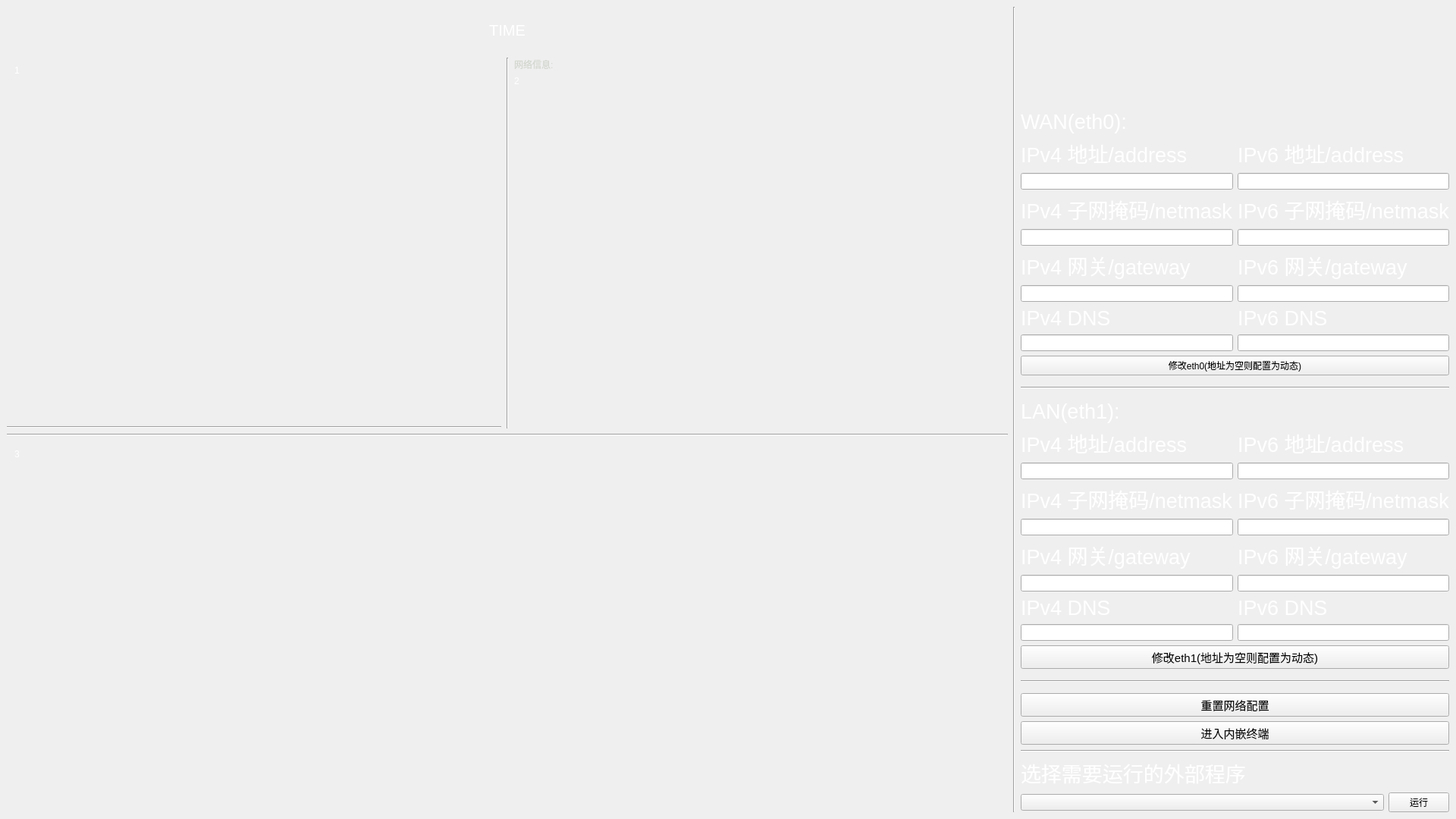
<?xml version="1.0" encoding="UTF-8"?>
<ui version="4.0">
 <class>MainWindow</class>
 <widget class="QMainWindow" name="MainWindow">
  <property name="geometry">
   <rect>
    <x>0</x>
    <y>0</y>
    <width>1920</width>
    <height>1080</height>
   </rect>
  </property>
  <property name="windowTitle">
   <string>SophUI</string>
  </property>
  <property name="styleSheet">
   <string notr="true">#MainWindow{
border-image: url(:/new/prefix1/bg.png);
}</string>
  </property>
  <widget class="QWidget" name="centralwidget">
   <property name="styleSheet">
    <string notr="true"/>
   </property>
   <layout class="QVBoxLayout" name="verticalLayout_17">
    <item>
     <layout class="QHBoxLayout" name="horizontalLayout_5" stretch="7,0,3">
      <item>
       <layout class="QVBoxLayout" name="verticalLayout_6" stretch="1,8,0,8">
        <item>
         <widget class="QLabel" name="TIME_LABLE">
          <property name="sizePolicy">
           <sizepolicy hsizetype="Preferred" vsizetype="Minimum">
            <horstretch>0</horstretch>
            <verstretch>0</verstretch>
           </sizepolicy>
          </property>
          <property name="font">
           <font>
            <family>Ubuntu</family>
            <pointsize>15</pointsize>
            <italic>false</italic>
            <bold>false</bold>
           </font>
          </property>
          <property name="styleSheet">
           <string notr="true">color: rgb(255, 255, 255);</string>
          </property>
          <property name="text">
           <string>TIME</string>
          </property>
          <property name="textFormat">
           <enum>Qt::AutoText</enum>
          </property>
          <property name="alignment">
           <set>Qt::AlignCenter</set>
          </property>
         </widget>
        </item>
        <item>
         <layout class="QHBoxLayout" name="horizontalLayout_2" stretch="0,0,0">
          <item>
           <layout class="QVBoxLayout" name="verticalLayout_5">
            <item>
             <widget class="QScrollArea" name="scrollArea_2">
              <property name="styleSheet">
               <string notr="true">background-color: transparent;</string>
              </property>
              <property name="widgetResizable">
               <bool>true</bool>
              </property>
              <widget class="QWidget" name="scrollAreaWidgetContents_2">
               <property name="geometry">
                <rect>
                 <x>0</x>
                 <y>0</y>
                 <width>636</width>
                 <height>464</height>
                </rect>
               </property>
               <layout class="QVBoxLayout" name="verticalLayout_12">
                <item>
                 <widget class="QLabel" name="info_detail">
                  <property name="sizePolicy">
                   <sizepolicy hsizetype="Preferred" vsizetype="Preferred">
                    <horstretch>0</horstretch>
                    <verstretch>0</verstretch>
                   </sizepolicy>
                  </property>
                  <property name="styleSheet">
                   <string notr="true">color: rgb(255, 255, 255);</string>
                  </property>
                  <property name="text">
                   <string>1</string>
                  </property>
                  <property name="textFormat">
                   <enum>Qt::AutoText</enum>
                  </property>
                  <property name="alignment">
                   <set>Qt::AlignLeading|Qt::AlignLeft|Qt::AlignTop</set>
                  </property>
                  <property name="wordWrap">
                   <bool>true</bool>
                  </property>
                 </widget>
                </item>
               </layout>
              </widget>
             </widget>
            </item>
            <item>
             <layout class="QVBoxLayout" name="verticalLayout_2"/>
            </item>
            <item>
             <widget class="Line" name="line_3">
              <property name="orientation">
               <enum>Qt::Horizontal</enum>
              </property>
             </widget>
            </item>
           </layout>
          </item>
          <item>
           <widget class="Line" name="line_2">
            <property name="minimumSize">
             <size>
              <width>5</width>
              <height>0</height>
             </size>
            </property>
            <property name="orientation">
             <enum>Qt::Vertical</enum>
            </property>
           </widget>
          </item>
          <item>
           <layout class="QVBoxLayout" name="verticalLayout_3">
            <item>
             <widget class="QLabel" name="INFO_2">
              <property name="sizePolicy">
               <sizepolicy hsizetype="Preferred" vsizetype="Minimum">
                <horstretch>0</horstretch>
                <verstretch>0</verstretch>
               </sizepolicy>
              </property>
              <property name="styleSheet">
               <string notr="true">color: rgb(211, 215, 207);</string>
              </property>
              <property name="text">
               <string>网络信息:</string>
              </property>
              <property name="textFormat">
               <enum>Qt::AutoText</enum>
              </property>
              <property name="alignment">
               <set>Qt::AlignLeading|Qt::AlignLeft|Qt::AlignTop</set>
              </property>
             </widget>
            </item>
            <item>
             <widget class="QLabel" name="ip_detail">
              <property name="sizePolicy">
               <sizepolicy hsizetype="MinimumExpanding" vsizetype="MinimumExpanding">
                <horstretch>0</horstretch>
                <verstretch>0</verstretch>
               </sizepolicy>
              </property>
              <property name="autoFillBackground">
               <bool>false</bool>
              </property>
              <property name="styleSheet">
               <string notr="true">color: rgb(255, 255, 255);</string>
              </property>
              <property name="text">
               <string>2</string>
              </property>
              <property name="textFormat">
               <enum>Qt::AutoText</enum>
              </property>
              <property name="alignment">
               <set>Qt::AlignLeading|Qt::AlignLeft|Qt::AlignTop</set>
              </property>
              <property name="wordWrap">
               <bool>true</bool>
              </property>
             </widget>
            </item>
           </layout>
          </item>
         </layout>
        </item>
        <item>
         <widget class="Line" name="line">
          <property name="sizePolicy">
           <sizepolicy hsizetype="Minimum" vsizetype="Fixed">
            <horstretch>0</horstretch>
            <verstretch>0</verstretch>
           </sizepolicy>
          </property>
          <property name="minimumSize">
           <size>
            <width>0</width>
            <height>5</height>
           </size>
          </property>
          <property name="sizeIncrement">
           <size>
            <width>0</width>
            <height>0</height>
           </size>
          </property>
          <property name="baseSize">
           <size>
            <width>0</width>
            <height>0</height>
           </size>
          </property>
          <property name="orientation">
           <enum>Qt::Horizontal</enum>
          </property>
         </widget>
        </item>
        <item>
         <widget class="QScrollArea" name="scrollArea">
          <property name="styleSheet">
           <string notr="true">background-color: transparent;</string>
          </property>
          <property name="widgetResizable">
           <bool>true</bool>
          </property>
          <widget class="QWidget" name="scrollAreaWidgetContents">
           <property name="geometry">
            <rect>
             <x>0</x>
             <y>0</y>
             <width>1297</width>
             <height>485</height>
            </rect>
           </property>
           <layout class="QVBoxLayout" name="verticalLayout_9">
            <item>
             <widget class="QLabel" name="info_detail_2">
              <property name="minimumSize">
               <size>
                <width>20</width>
                <height>20</height>
               </size>
              </property>
              <property name="styleSheet">
               <string notr="true">color: rgb(255, 255, 255);</string>
              </property>
              <property name="text">
               <string>3</string>
              </property>
              <property name="textFormat">
               <enum>Qt::AutoText</enum>
              </property>
              <property name="alignment">
               <set>Qt::AlignLeading|Qt::AlignLeft|Qt::AlignTop</set>
              </property>
              <property name="wordWrap">
               <bool>true</bool>
              </property>
             </widget>
            </item>
           </layout>
          </widget>
         </widget>
        </item>
       </layout>
      </item>
      <item>
       <widget class="Line" name="line_4">
        <property name="minimumSize">
         <size>
          <width>5</width>
          <height>0</height>
         </size>
        </property>
        <property name="orientation">
         <enum>Qt::Vertical</enum>
        </property>
       </widget>
      </item>
      <item>
       <layout class="QVBoxLayout" name="verticalLayout_16">
        <item>
         <spacer name="verticalSpacer">
          <property name="orientation">
           <enum>Qt::Vertical</enum>
          </property>
          <property name="sizeHint" stdset="0">
           <size>
            <width>20</width>
            <height>40</height>
           </size>
          </property>
         </spacer>
        </item>
        <item>
         <layout class="QVBoxLayout" name="verticalLayout_8">
          <item>
           <layout class="QHBoxLayout" name="horizontalLayout_3">
            <item>
             <layout class="QVBoxLayout" name="verticalLayout">
              <item>
               <widget class="QLabel" name="label">
                <property name="font">
                 <font>
                  <pointsize>20</pointsize>
                 </font>
                </property>
                <property name="styleSheet">
                 <string>color: rgb(255, 255, 255);</string>
                </property>
                <property name="text">
                 <string>WAN(eth0):</string>
                </property>
               </widget>
              </item>
              <item>
               <widget class="QLabel" name="MAC_LABEL_2">
                <property name="font">
                 <font>
                  <family>Ubuntu</family>
                  <pointsize>20</pointsize>
                  <italic>false</italic>
                  <bold>false</bold>
                  <kerning>true</kerning>
                 </font>
                </property>
                <property name="styleSheet">
                 <string notr="true">color: rgb(255, 255, 255);</string>
                </property>
                <property name="lineWidth">
                 <number>1</number>
                </property>
                <property name="text">
                 <string>IPv4 地址/address</string>
                </property>
               </widget>
              </item>
              <item>
               <widget class="QLineEdit" name="wan_ip"/>
              </item>
              <item>
               <widget class="QLabel" name="MAC_LABEL_7">
                <property name="font">
                 <font>
                  <family>Ubuntu</family>
                  <pointsize>20</pointsize>
                  <italic>false</italic>
                  <bold>false</bold>
                  <kerning>true</kerning>
                 </font>
                </property>
                <property name="styleSheet">
                 <string notr="true">color: rgb(255, 255, 255);</string>
                </property>
                <property name="text">
                 <string>IPv4 子网掩码/netmask</string>
                </property>
               </widget>
              </item>
              <item>
               <widget class="QLineEdit" name="wan_net">
                <property name="enabled">
                 <bool>true</bool>
                </property>
               </widget>
              </item>
              <item>
               <widget class="QLabel" name="MAC_LABEL_5">
                <property name="font">
                 <font>
                  <family>Ubuntu</family>
                  <pointsize>20</pointsize>
                  <italic>false</italic>
                  <bold>false</bold>
                  <kerning>true</kerning>
                 </font>
                </property>
                <property name="styleSheet">
                 <string notr="true">color: rgb(255, 255, 255);</string>
                </property>
                <property name="text">
                 <string>IPv4 网关/gateway</string>
                </property>
               </widget>
              </item>
              <item>
               <widget class="QLineEdit" name="wan_gate"/>
              </item>
              <item>
               <widget class="QLabel" name="MAC_LABEL_8">
                <property name="font">
                 <font>
                  <family>Ubuntu</family>
                  <pointsize>20</pointsize>
                  <italic>false</italic>
                  <bold>false</bold>
                  <kerning>true</kerning>
                 </font>
                </property>
                <property name="styleSheet">
                 <string notr="true">color: rgb(255, 255, 255);</string>
                </property>
                <property name="text">
                 <string>IPv4 DNS</string>
                </property>
               </widget>
              </item>
              <item>
               <widget class="QLineEdit" name="wan_dns"/>
              </item>
             </layout>
            </item>
            <item>
             <layout class="QVBoxLayout" name="verticalLayout_11">
              <item>
               <widget class="QLabel" name="label_4">
                <property name="font">
                 <font>
                  <pointsize>20</pointsize>
                 </font>
                </property>
                <property name="styleSheet">
                 <string>color: rgb(255, 255, 255);</string>
                </property>
                <property name="text">
                 <string> </string>
                </property>
               </widget>
              </item>
              <item>
               <widget class="QLabel" name="MAC_LABEL_14">
                <property name="font">
                 <font>
                  <family>Ubuntu</family>
                  <pointsize>20</pointsize>
                  <italic>false</italic>
                  <bold>false</bold>
                  <kerning>true</kerning>
                 </font>
                </property>
                <property name="styleSheet">
                 <string notr="true">color: rgb(255, 255, 255);</string>
                </property>
                <property name="lineWidth">
                 <number>1</number>
                </property>
                <property name="text">
                 <string>IPv6 地址/address</string>
                </property>
               </widget>
              </item>
              <item>
               <widget class="QLineEdit" name="wan_ip6"/>
              </item>
              <item>
               <widget class="QLabel" name="MAC_LABEL_15">
                <property name="font">
                 <font>
                  <family>Ubuntu</family>
                  <pointsize>20</pointsize>
                  <italic>false</italic>
                  <bold>false</bold>
                  <kerning>true</kerning>
                 </font>
                </property>
                <property name="styleSheet">
                 <string notr="true">color: rgb(255, 255, 255);</string>
                </property>
                <property name="text">
                 <string>IPv6 子网掩码/netmask</string>
                </property>
               </widget>
              </item>
              <item>
               <widget class="QLineEdit" name="wan_net6">
                <property name="enabled">
                 <bool>true</bool>
                </property>
               </widget>
              </item>
              <item>
               <widget class="QLabel" name="MAC_LABEL_16">
                <property name="font">
                 <font>
                  <family>Ubuntu</family>
                  <pointsize>20</pointsize>
                  <italic>false</italic>
                  <bold>false</bold>
                  <kerning>true</kerning>
                 </font>
                </property>
                <property name="styleSheet">
                 <string notr="true">color: rgb(255, 255, 255);</string>
                </property>
                <property name="text">
                 <string>IPv6 网关/gateway</string>
                </property>
               </widget>
              </item>
              <item>
               <widget class="QLineEdit" name="wan_gate6"/>
              </item>
              <item>
               <widget class="QLabel" name="MAC_LABEL_17">
                <property name="font">
                 <font>
                  <family>Ubuntu</family>
                  <pointsize>20</pointsize>
                  <italic>false</italic>
                  <bold>false</bold>
                  <kerning>true</kerning>
                 </font>
                </property>
                <property name="styleSheet">
                 <string notr="true">color: rgb(255, 255, 255);</string>
                </property>
                <property name="text">
                 <string>IPv6 DNS</string>
                </property>
               </widget>
              </item>
              <item>
               <widget class="QLineEdit" name="wan_dns6"/>
              </item>
             </layout>
            </item>
           </layout>
          </item>
          <item>
           <widget class="QPushButton" name="wan_button">
            <property name="text">
             <string>修改eth0(地址为空则配置为动态)</string>
            </property>
           </widget>
          </item>
         </layout>
        </item>
        <item>
         <widget class="Line" name="line_6">
          <property name="minimumSize">
           <size>
            <width>0</width>
            <height>20</height>
           </size>
          </property>
          <property name="orientation">
           <enum>Qt::Horizontal</enum>
          </property>
         </widget>
        </item>
        <item>
         <layout class="QVBoxLayout" name="verticalLayout_15">
          <item>
           <layout class="QHBoxLayout" name="horizontalLayout_4">
            <item>
             <layout class="QVBoxLayout" name="verticalLayout_7">
              <item>
               <widget class="QLabel" name="label_2">
                <property name="font">
                 <font>
                  <pointsize>20</pointsize>
                 </font>
                </property>
                <property name="styleSheet">
                 <string>color: rgb(255, 255, 255);</string>
                </property>
                <property name="text">
                 <string>LAN(eth1):</string>
                </property>
               </widget>
              </item>
              <item>
               <widget class="QLabel" name="MAC_LABEL_3">
                <property name="font">
                 <font>
                  <family>Ubuntu</family>
                  <pointsize>20</pointsize>
                  <italic>false</italic>
                  <bold>false</bold>
                  <kerning>true</kerning>
                 </font>
                </property>
                <property name="styleSheet">
                 <string notr="true">color: rgb(255, 255, 255);</string>
                </property>
                <property name="text">
                 <string>IPv4 地址/address</string>
                </property>
               </widget>
              </item>
              <item>
               <widget class="QLineEdit" name="lan_ip"/>
              </item>
              <item>
               <widget class="QLabel" name="MAC_LABEL_4">
                <property name="font">
                 <font>
                  <family>Ubuntu</family>
                  <pointsize>20</pointsize>
                  <italic>false</italic>
                  <bold>false</bold>
                  <kerning>true</kerning>
                 </font>
                </property>
                <property name="styleSheet">
                 <string notr="true">color: rgb(255, 255, 255);</string>
                </property>
                <property name="text">
                 <string>IPv4 子网掩码/netmask</string>
                </property>
               </widget>
              </item>
              <item>
               <widget class="QLineEdit" name="lan_net"/>
              </item>
              <item>
               <widget class="QLabel" name="MAC_LABEL_9">
                <property name="font">
                 <font>
                  <family>Ubuntu</family>
                  <pointsize>20</pointsize>
                  <italic>false</italic>
                  <bold>false</bold>
                  <kerning>true</kerning>
                 </font>
                </property>
                <property name="styleSheet">
                 <string notr="true">color: rgb(255, 255, 255);</string>
                </property>
                <property name="text">
                 <string>IPv4 网关/gateway</string>
                </property>
               </widget>
              </item>
              <item>
               <widget class="QLineEdit" name="lan_gate"/>
              </item>
              <item>
               <widget class="QLabel" name="MAC_LABEL_6">
                <property name="font">
                 <font>
                  <family>Ubuntu</family>
                  <pointsize>20</pointsize>
                  <italic>false</italic>
                  <bold>false</bold>
                  <kerning>true</kerning>
                 </font>
                </property>
                <property name="styleSheet">
                 <string notr="true">color: rgb(255, 255, 255);</string>
                </property>
                <property name="text">
                 <string>IPv4 DNS</string>
                </property>
               </widget>
              </item>
              <item>
               <widget class="QLineEdit" name="lan_dns"/>
              </item>
             </layout>
            </item>
            <item>
             <layout class="QVBoxLayout" name="verticalLayout_14">
              <item>
               <widget class="QLabel" name="label_5">
                <property name="font">
                 <font>
                  <pointsize>20</pointsize>
                 </font>
                </property>
                <property name="styleSheet">
                 <string>color: rgb(255, 255, 255);</string>
                </property>
                <property name="text">
                 <string> </string>
                </property>
               </widget>
              </item>
              <item>
               <widget class="QLabel" name="MAC_LABEL_18">
                <property name="font">
                 <font>
                  <family>Ubuntu</family>
                  <pointsize>20</pointsize>
                  <italic>false</italic>
                  <bold>false</bold>
                  <kerning>true</kerning>
                 </font>
                </property>
                <property name="styleSheet">
                 <string notr="true">color: rgb(255, 255, 255);</string>
                </property>
                <property name="text">
                 <string>IPv6 地址/address</string>
                </property>
               </widget>
              </item>
              <item>
               <widget class="QLineEdit" name="lan_ip6"/>
              </item>
              <item>
               <widget class="QLabel" name="MAC_LABEL_19">
                <property name="font">
                 <font>
                  <family>Ubuntu</family>
                  <pointsize>20</pointsize>
                  <italic>false</italic>
                  <bold>false</bold>
                  <kerning>true</kerning>
                 </font>
                </property>
                <property name="styleSheet">
                 <string notr="true">color: rgb(255, 255, 255);</string>
                </property>
                <property name="text">
                 <string>IPv6 子网掩码/netmask</string>
                </property>
               </widget>
              </item>
              <item>
               <widget class="QLineEdit" name="lan_net6"/>
              </item>
              <item>
               <widget class="QLabel" name="MAC_LABEL_20">
                <property name="font">
                 <font>
                  <family>Ubuntu</family>
                  <pointsize>20</pointsize>
                  <italic>false</italic>
                  <bold>false</bold>
                  <kerning>true</kerning>
                 </font>
                </property>
                <property name="styleSheet">
                 <string notr="true">color: rgb(255, 255, 255);</string>
                </property>
                <property name="text">
                 <string>IPv6 网关/gateway</string>
                </property>
               </widget>
              </item>
              <item>
               <widget class="QLineEdit" name="lan_gate6"/>
              </item>
              <item>
               <widget class="QLabel" name="MAC_LABEL_21">
                <property name="font">
                 <font>
                  <family>Ubuntu</family>
                  <pointsize>20</pointsize>
                  <italic>false</italic>
                  <bold>false</bold>
                  <kerning>true</kerning>
                 </font>
                </property>
                <property name="styleSheet">
                 <string notr="true">color: rgb(255, 255, 255);</string>
                </property>
                <property name="text">
                 <string>IPv6 DNS</string>
                </property>
               </widget>
              </item>
              <item>
               <widget class="QLineEdit" name="lan_dns6"/>
              </item>
             </layout>
            </item>
           </layout>
          </item>
          <item>
           <widget class="QPushButton" name="lan_button">
            <property name="font">
             <font>
              <pointsize>11</pointsize>
             </font>
            </property>
            <property name="text">
             <string>修改eth1(地址为空则配置为动态)</string>
            </property>
           </widget>
          </item>
         </layout>
        </item>
        <item>
         <widget class="Line" name="line_5">
          <property name="minimumSize">
           <size>
            <width>0</width>
            <height>20</height>
           </size>
          </property>
          <property name="orientation">
           <enum>Qt::Horizontal</enum>
          </property>
         </widget>
        </item>
        <item>
         <layout class="QVBoxLayout" name="verticalLayout_13">
          <item>
           <widget class="QPushButton" name="lan_button_2">
            <property name="font">
             <font>
              <pointsize>11</pointsize>
             </font>
            </property>
            <property name="text">
             <string>重置网络配置</string>
            </property>
           </widget>
          </item>
          <item>
           <widget class="QPushButton" name="show_net_button">
            <property name="font">
             <font>
              <pointsize>11</pointsize>
             </font>
            </property>
            <property name="text">
             <string>进入内嵌终端</string>
            </property>
           </widget>
          </item>
          <item>
           <layout class="QVBoxLayout" name="verticalLayout_4">
            <item>
             <widget class="Line" name="line_7">
              <property name="minimumSize">
               <size>
                <width>0</width>
                <height>5</height>
               </size>
              </property>
              <property name="orientation">
               <enum>Qt::Horizontal</enum>
              </property>
             </widget>
            </item>
            <item>
             <widget class="QLabel" name="INFO_3">
              <property name="font">
               <font>
                <family>Ubuntu</family>
                <pointsize>20</pointsize>
                <italic>false</italic>
                <bold>false</bold>
                <kerning>true</kerning>
               </font>
              </property>
              <property name="styleSheet">
               <string notr="true">color: rgb(255, 255, 255);</string>
              </property>
              <property name="lineWidth">
               <number>1</number>
              </property>
              <property name="text">
               <string>选择需要运行的外部程序</string>
              </property>
              <property name="alignment">
               <set>Qt::AlignLeading|Qt::AlignLeft|Qt::AlignTop</set>
              </property>
             </widget>
            </item>
            <item>
             <layout class="QHBoxLayout" name="horizontalLayout">
              <item>
               <widget class="QComboBox" name="comboBoxSelectDemo">
                <property name="sizePolicy">
                 <sizepolicy hsizetype="MinimumExpanding" vsizetype="Fixed">
                  <horstretch>0</horstretch>
                  <verstretch>0</verstretch>
                 </sizepolicy>
                </property>
               </widget>
              </item>
              <item>
               <widget class="QPushButton" name="pushButtonRunDemo">
                <property name="text">
                 <string>运行</string>
                </property>
               </widget>
              </item>
             </layout>
            </item>
           </layout>
          </item>
         </layout>
        </item>
       </layout>
      </item>
     </layout>
    </item>
   </layout>
  </widget>
 </widget>
 <resources/>
 <connections/>
</ui>
